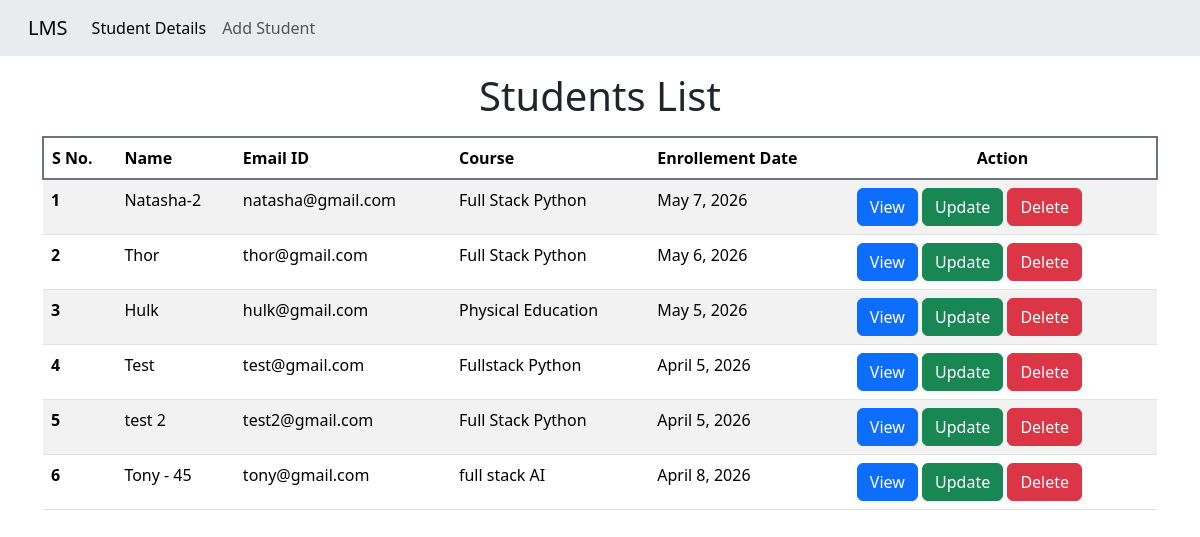
/, run on an earlier commit of the app's database.
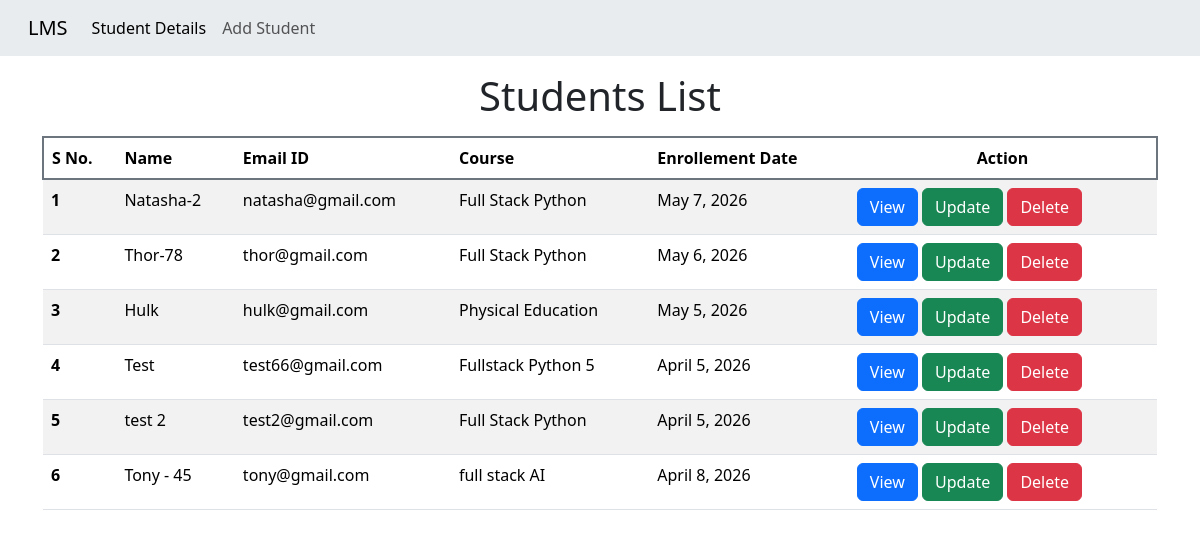
And on a later commit of the database.
### student_CRUD/models.py (models this page shows, shortened)
class StudentDetail(models.Model) :
        student_name = models.CharField(max_length=100)
        email = models.EmailField(max_length=50 , unique=True)
        course = models.CharField(max_length=75)
        enrollment_date = models.DateField()

### student_CRUD/views.py (the view)
# urls.py: path("", views.homepage, name="homepage"),
def homepage(request) :
        students_list = StudentDetail.objects.all()
        context  = {
                "students" : students_list
        }
        return render(request, "homepage.html" , context)

### student_CRUD/templates/homepage.html
{% extends "master.html" %} {% block title %} Student list {% endblock title %} {% block content %}
<h1 class="text-center mt-3 mb-3">Students List</h1>
<div class="container">
  <table class="table table-striped">
    <thead class="border border-secondary border-2 rounded">
      <tr>
        <th scope="col">S No.</th>
        <th scope="col">Name</th>
        <th scope="col">Email ID</th>
        <th scope="col">Course</th>
        <th scope="col">Enrollement Date</th>
        <th scope="col" class="text-center">Action</th>
      </tr>
    </thead>
    <tbody>
      {% for student in students %}
      <tr>
        <th scope="row">{{student.id}}</th>
        <td>{{student.student_name}}</td>
        <td>{{student.email}}</td>
        <td>{{student.course}}</td>
        <td>{{student.enrollment_date}}</td>
        <td>
          <a href=" {% url 'details' student.id %} " class="btn btn-primary" tabindex="-1" role="button">View</a>
          <a href="#" class="btn btn-success" tabindex="-1" role="button">Update</a>
          <a href="#" class="btn btn-danger" tabindex="-1" role="button">Delete</a>
        </td>
      </tr>
      {% endfor %}
    </tbody>
  </table>
</div>
{% endblock content %}

What changed in the data, as far as the page shows it:
changed StudentDetail "thor@gmail.com": student_name "Thor" → "Thor-78"
changed StudentDetail "Test": email "test@gmail.com" → "test66@gmail.com"; course "Fullstack Python" → "Fullstack Python 5"
